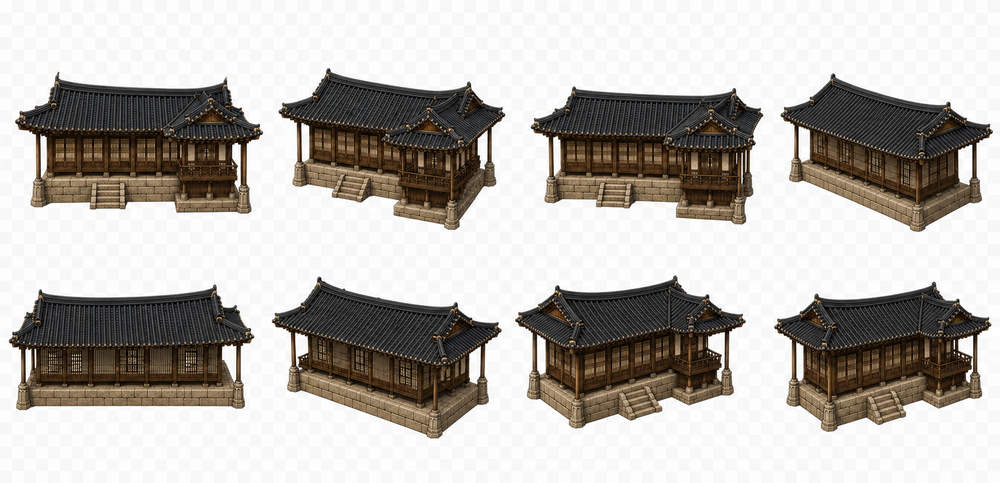
#> input picture assets_unused/pending_review/personal_hanok_v3/turnaround_2d/ildu_sarangchae_v01/revisions/ildu_sarangchae_v02_runtime/ildu_sarangchae_8view_elevated_sheet_v02_raw.png, 1000 x 483 px, shrunk from 1804 x 872 before the run
$ python extract_checkerboard_alpha.py ildu_sarangchae_8view_elevated_sheet_v02_raw.png out.png
#> lines starting #> are read from the running program, lines starting #| are printed output that depends on the picture
"""Remove the generated light checkerboard without regenerating the artwork."""

from __future__ import annotations

import argparse
from collections import deque
from pathlib import Path

from PIL import Image, ImageFilter


def is_background_candidate(pixel: tuple[int, int, int]) -> bool:
    low = min(pixel)
    high = max(pixel)
    return low >= 210 and high - low <= 18


def extract(input_path: Path, output_path: Path) -> None:
    source = Image.open(input_path).convert("RGB")
#> source is the input picture: PIL image 1000x483 RGB; mean R, G, B 183.9, 179.6, 174.7
    width, height = source.size
#> width = 1000; height = 483
    pixels = source.load()
    seen = bytearray(width * height)
    queue: deque[tuple[int, int]] = deque()

    def enqueue(x: int, y: int) -> None:
        offset = y * width + x
        if seen[offset] or not is_background_candidate(pixels[x, y]):
            return
        seen[offset] = 1
        queue.append((x, y))

    for x in range(width):
        enqueue(x, 0)
        enqueue(x, height - 1)
    for y in range(height):
        enqueue(0, y)
        enqueue(width - 1, y)

    while queue:
        x, y = queue.popleft()
        if x > 0:
            enqueue(x - 1, y)
        if x + 1 < width:
            enqueue(x + 1, y)
        if y > 0:
            enqueue(x, y - 1)
        if y + 1 < height:
            enqueue(x, y + 1)

    alpha = Image.new("L", source.size, 255)
#> alpha: PIL image 1000x483 L; every value is 255
    alpha_pixels = alpha.load()
    for y in range(height):
        row = y * width
        for x in range(width):
            if seen[row + x]:
                alpha_pixels[x, y] = 0

    # A subpixel feather removes the baked checker fringe while preserving the
    # ink contour and fine roof tips.
    alpha = alpha.filter(ImageFilter.GaussianBlur(radius=0.55))
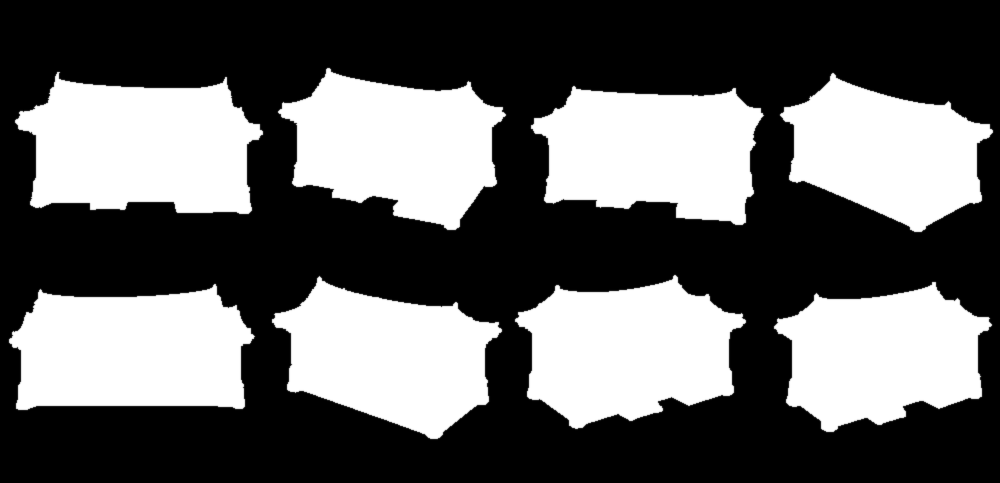
#> alpha: PIL image 1000x483 L; min 0, max 255, mean 98.9
    output = source.convert("RGBA")
    output.putalpha(alpha)
    output_path.parent.mkdir(parents=True, exist_ok=True)
    output.save(output_path, optimize=True)


def main() -> None:
    parser = argparse.ArgumentParser()
    parser.add_argument("input", type=Path)
    parser.add_argument("output", type=Path)
    args = parser.parse_args()
    extract(args.input, args.output)


if __name__ == "__main__":
    main()
